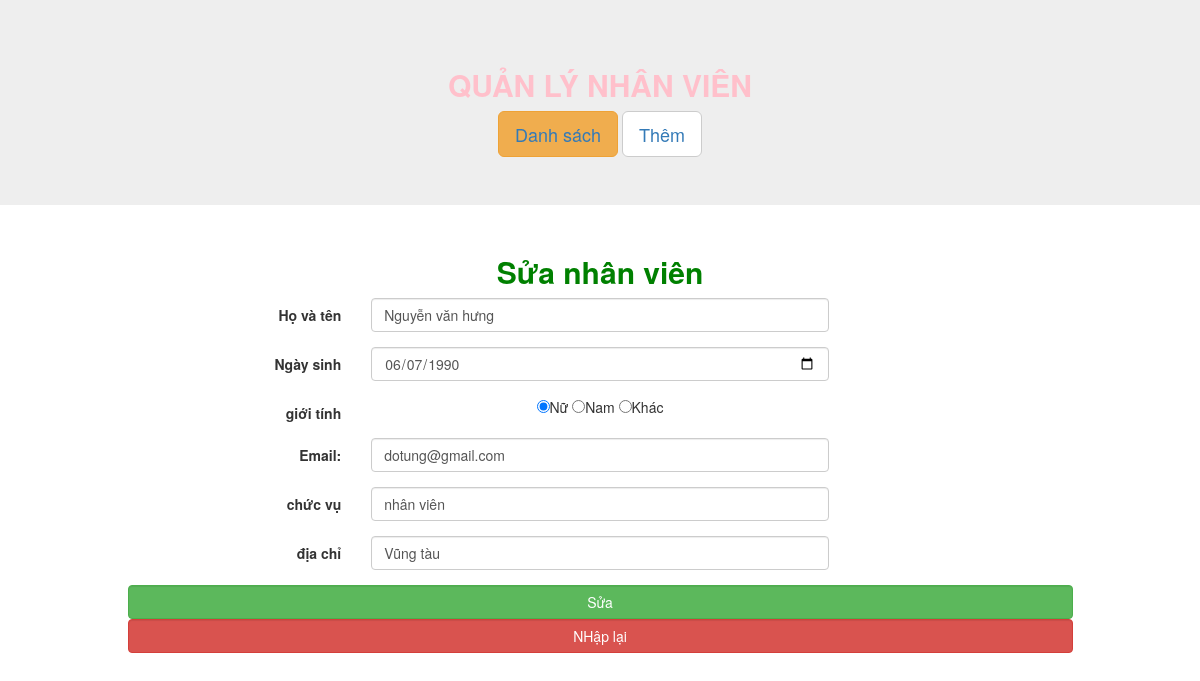
Page /sua.php?id=1 on the committed database.
### tables this page shows
CREATE TABLE IF NOT EXISTS `nhanvien` (
  `id` int(11) NOT NULL AUTO_INCREMENT,
  `ten` varchar(50) NOT NULL,
  `ngaysinh` date NOT NULL,
  `gioitinh` varchar(20) NOT NULL,
  `email` varchar(50) NOT NULL,
  `chucvu` varchar(200) NOT NULL,
  `diachi` varchar(200) NOT NULL,
  PRIMARY KEY (`id`)
);

### sua.php (the view, shortened to what this page needs)
<!DOCTYPE html>
<html lang="en">
<head>
	<link rel="stylesheet" type="text/css" href="vendor/bootstrap.min.css">
</head>
<body>
	<?php
	include('connect.php');
	include('master.php');
	?>
	<?php
	$id=$_GET['id'];
	$row_sql="SELECT * FROM nhanvien WHERE id='$id' ";
	$row_thucthi=mysqli_query($conn,$row_sql);
	$row_dulieu=mysqli_fetch_array($row_thucthi);
	?>
	<div class="container">
		<div class="row text-center">
			<div class="col-sm-10 col-sm-offset-1">
				<h2 class="" style="color: green;font-weight: 700;">Sửa nhân viên</h2>
				<form class="form-horizontal" action="" method="POST" >
					<div class="form-group">
						<label class="control-label col-sm-2 col-sm-offset-1">Họ và tên</label>
						<div class="col-sm-6 ">
							<input type="text" class="form-control" placeholder="nhập tên" name="ten" value="<?php echo $row_dulieu['ten'];  ?>">
						</div>
					</div>
					<div class="form-group">
						<label class="control-label col-sm-2 col-sm-offset-1">Ngày sinh</label>
						<div class="col-sm-6 ">
							<input type="date" class="form-control" placeholder="nhập ngày sinh" name="ngaysinh"  value="<?php echo $row_dulieu['ngaysinh'];  ?>">
						</div>
					</div>
					<div class="form-group">
						<label class="control-label col-sm-2 col-sm-offset-1">giới tính</label>
						<div class="col-sm-6 ">
							<input type="radio" name="gioitinh" value="nu" <?php if ($row_dulieu['gioitinh']=="nu") echo "checked";?> >Nữ
							<input type="radio" name="gioitinh" value="nam" <?php if ( $row_dulieu['gioitinh']=="nam") echo "checked";?> >Nam
							<input type="radio" name="gioitinh" value="khac" <?php if ($row_dulieu['gioitinh']=="khac") echo "checked";?> >Khác
							<br>
						</div>
					</div>
					<div class="form-group">
						<label class="control-label col-sm-2 col-sm-offset-1" for="email">Email:</label>
						<div class="col-sm-6 ">
							<input type="email" class="form-control" id="email" placeholder="email" name="email"  value="<?php echo $row_dulieu['email'];  ?>">
						</div>
					</div>
					<div class="form-group">
						<label class="control-label col-sm-2 col-sm-offset-1" >chức vụ</label>
						<div class="col-sm-6 ">
							<input type="text" class="form-control" placeholder="chức vụ" name="chucvu"  value="<?php echo $row_dulieu['chucvu'];  ?>">
						</div>
					</div>
					<div class="form-group">
						<label class="control-label col-sm-2 col-sm-offset-1">địa chỉ</label>
						<div class="col-sm-6 ">
							<input type="text" class="form-control" placeholder="địa chỉ" name="diachi"  value="<?php echo $row_dulieu['diachi'];  ?>">
						</div>
					</div>
					<input class="form-control btn-success" name="btnsua" value="Sửa" type="submit"></input>
					<input  class="form-control btn-danger" name="btnhuy" type="reset" value="NHập lại"></input>
				</form>
			</div>
		</div>
	</div>
</body>
</html>

### rows in the picture
nhanvien: ten "Nguyễn văn hưng", ngaysinh "06/07/1990", gioitinh "☑", email "dotung@gmail.com", chucvu "nhân viên", diachi "Vũng tàu"
